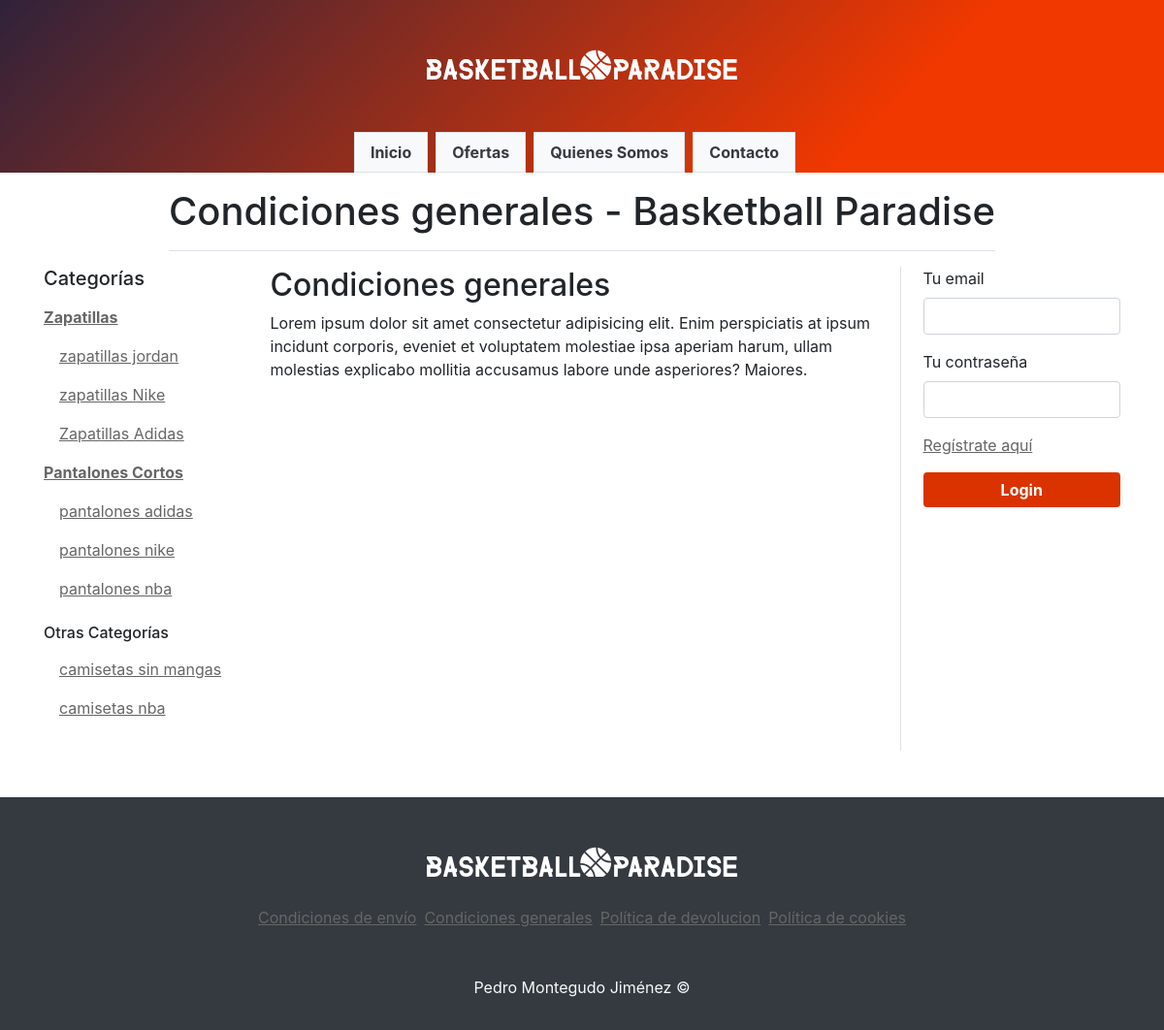
Screenshot of /condiciones-generales.php with the database file from the repository.
### tables this page shows
CREATE TABLE `categories` (
  `id` int(11) NOT NULL,
  `name` varchar(255) NOT NULL,
  `category_id` int(11) DEFAULT NULL COMMENT 'id de la categoria a la que pertenece. NULL si es categoría padre; 0 si no tiene categoría'
);

### config/db.php (called while the page is built)
<?php
function conn() {
    try {
        $db = new PDO('mysql:host=localhost;dbname='.DB_NAME, DB_USER, DB_PASS);
        $db->setAttribute(PDO::ATTR_ERRMODE, PDO::ERRMODE_EXCEPTION);
        $db->exec("SET NAMES utf8");
        return $db;
    } catch (PDOException $e) {
        echo "Error: " . $e->getMessage();
        return null;
    }
}

### models/Category.php (called while the page is built, shortened)
<?php
class Category
{
    private $id;
    private $name;
    public function getId()
    {
        return $this->id;
    }
    public function getName()
    {
        return $this->name;
    }
    private static function db()
    {
        return conn();
    }
    public static function getAll($onlyMain = false)
    {
        $sqlForMain = '';
        if($onlyMain) $sqlForMain = '  WHERE category_id IS NULL';
        try {
            $stmt = self::db()->prepare("SELECT * FROM categories $sqlForMain");
            $stmt->execute();
            $result = $stmt->fetchAll(PDO::FETCH_CLASS, "Category");
            return $result;
        } catch (Exception $e) {
            echo 'Error: ' . $e->getMessage();
        }
    }
    public static function getAllWithoutParentNotMain()
    {
        try {
            $stmt = self::db()->prepare("SELECT * FROM categories WHERE category_id = 0");
            $stmt->execute();
            $result = $stmt->fetchAll(PDO::FETCH_CLASS, "Category");
            return $result;
        } catch (Exception $e) {
            echo 'Error: ' . $e->getMessage();
        }
    }
    public function getSubcategories()
    {
        try {
            $stmt = self::db()->prepare("SELECT * FROM categories WHERE category_id = :category_id");
            $stmt->execute([':category_id' => $this->id]);
            $stmt->setFetchMode(PDO::FETCH_CLASS, "Category");
            if ($stmt->rowCount() > 0) {
                $categories = $stmt->fetchAll();
                return $categories;
            } else {
                $response = ['type' => 'error', 'message' => 'No se han encontrado datos'];
            }
        } catch (Exception $e) {
            $response =  ['type' => 'error', 'message' => 'Error: ' . $e->getMessage()];
        }
        return $response;
    }
}

### inc/layout/aside-left.php (the view)
<div class="col">
    <h5>Categorías</h5>
    <div class="mb-4">
        <?php
        $mainCategories = Category::getAll(true);
        foreach ($mainCategories as $mainCategory) : ?>
            <a class="nav-link pl-0 font-weight-bold" href="<?= RUTA_HOME ?>productos.php?c=<?= $mainCategory->getId() ?>"><?= $mainCategory->getName() ?></a>
            <?php
            $subcategories = $mainCategory->getSubcategories();
            if (!isset($subcategories['type'])) {
                foreach ($subcategories as $secondaryCategory) : ?>
                    <a class="nav-link" href="<?= RUTA_HOME ?>productos.php?c=<?= $secondaryCategory->getId() ?>"><?= $secondaryCategory->getName() ?></a>
            <?php endforeach;
            }
        endforeach;
        ?>
        <h6 class="mt-3">Otras Categorías</h6>
        <?php
        $categoriesWithoutParentNotMain = Category::getAllWithoutParentNotMain();
        foreach ($categoriesWithoutParentNotMain as $category):
            ?>
            <a class="nav-link" href="<?= RUTA_HOME ?>productos.php?c=<?= $category->getId() ?>"><?= $category->getName() ?></a>
        <?php
        endforeach;
        ?>
    </div>
</div>

### assets/css/main.css (style rules this page uses)
* { box-sizing: border-box; }
html { position: relative; }
body { min-height: 100vh; }
a { color: #666; text-decoration: underline; }

### rows the page displays
categories: name "Zapatillas"
categories: name "zapatillas jordan"
categories: name "zapatillas Nike"
categories: name "Zapatillas Adidas"
categories: name "Pantalones Cortos"
categories: name "pantalones adidas"
categories: name "pantalones nike"
categories: name "pantalones nba"
categories: name "camisetas sin mangas"
categories: name "camisetas nba"

### other values shown
$link['text'] "Inicio"
$link['text'] "Ofertas"
$link['text'] "Quienes Somos"
$link['text'] "Contacto"
$pageTitle "Condiciones generales - Basketball Paradise"
